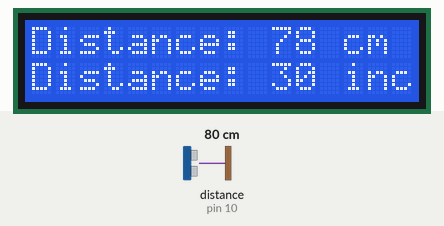
This sketch was run on a simulated Arduino Uno, built with avr-gcc and run on an emulated ATmega328P. Parts: 16×2 character LCD. Wiring (inferred from the names in the program): ultrasonic range finder: trigger pin 9; echo pin 10. Inputs (shaded band) come from the test bench; at power-on: distance to the obstacle (sensor on pin 10) 80 cm. The echo pulse lasts 58.3 µs per cm.

Above: at 1.2 s.
1.3 s: distance to the obstacle (sensor on pin 10) set to 2 cm
At 2.4 s:
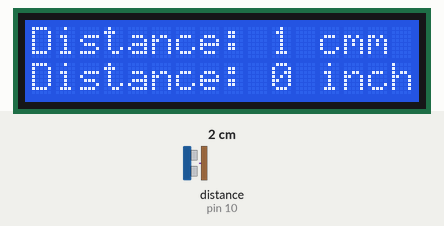
3.0 s: distance to the obstacle (sensor on pin 10) set to 18 cm
At 4.1 s:
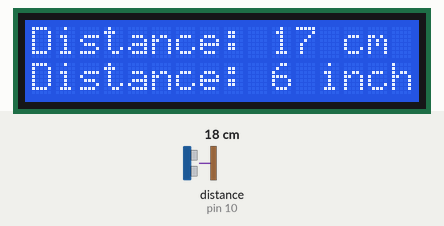
4.6 s: distance to the obstacle (sensor on pin 10) set to 4 cm
At 5.9 s:
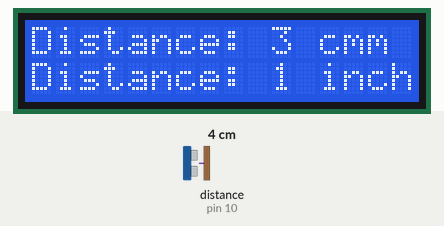
Timing chart, 0 to 7.6 s (numbered marks = the images above; inputs shaded):
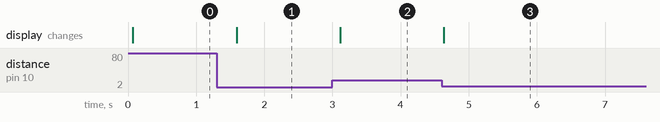

Measured:
- after the input at 1.3 s, the display: changes after 0.30 s (image 1)
- after the input at 3.0 s, the display: changes after 0.11 s (image 2)
- after the input at 4.6 s, the display: changes at once (image 3)

The sketch:

ultrasonic_ruler.ino
```cpp
#include <LiquidCrystal.h> // Use angle brackets for including libraries

LiquidCrystal lcd(1, 2, 4, 5, 6, 7); // Creates an LCD object. Parameters: (rs, enable, d4, d5, d6, d7)

const int trigPin = 9;
const int echoPin = 10;
long duration;
int distanceCm, distanceInch;

void setup() {
  lcd.begin(16, 2); // Initializes the interface to the LCD screen, and specifies the dimensions (width and height) of the display
  pinMode(trigPin, OUTPUT); // Set TRIG pin as output
  pinMode(echoPin, INPUT);  // Set ECHO pin as input
}

void loop() {
  // Send a pulse from the TRIG pin
  digitalWrite(trigPin, LOW);
  delayMicroseconds(2);
  digitalWrite(trigPin, HIGH);
  delayMicroseconds(10);
  digitalWrite(trigPin, LOW);

  // Read the ECHO pin and calculate the duration
  duration = pulseIn(echoPin, HIGH);

  // Convert duration to distances
  distanceCm = duration * 0.034 / 2;   // Convert to centimeters
  distanceInch = duration * 0.0133 / 2; // Convert to inches

  // Display the distance in centimeters on the first row
  lcd.setCursor(0, 0);
  lcd.print("Distance: ");
  lcd.print(distanceCm);
  lcd.print(" cm");

  // Display the distance in inches on the second row
  lcd.setCursor(0, 1);
  lcd.print("Distance: ");
  lcd.print(distanceInch);
  lcd.print(" inch");

  delay(500); // Wait for 0.5 seconds before next measurement
}
```
